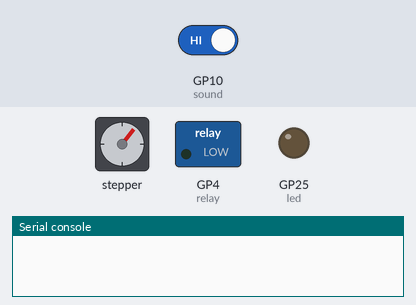
Bench run of a program on a simulated Raspberry Pi Pico running MicroPython. Parts: stepper motor, switched loads named in the program (green lamp = pin HIGH), output pins drawn as LEDs (lit = HIGH), the last lines printed to the serial console. Dashed ring = blinking. The inputs (shaded band) are chosen by the test bench; at power-on: GP10 (sound) HIGH. The stepper is drawn at 2048 steps a turn; threads take turns every 2 ms; pins used as bus, display or sensor lines are not drawn.

Above: at 1.2 s.
1.3 s: GP10 (sound) driven LOW
At 1.95 s:
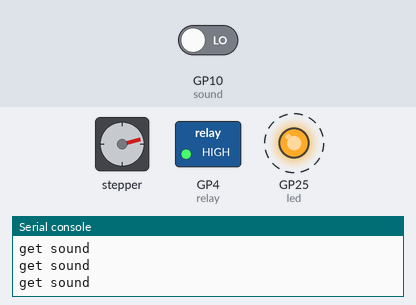
4.3 s: GP10 (sound) driven HIGH
At 4.65 s:
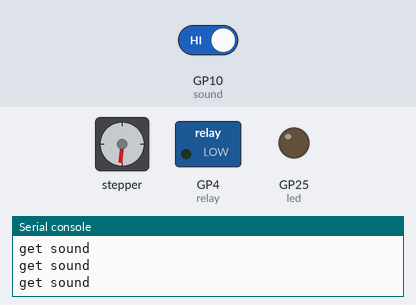
7.3 s: GP10 (sound) driven LOW
At 7.95 s:
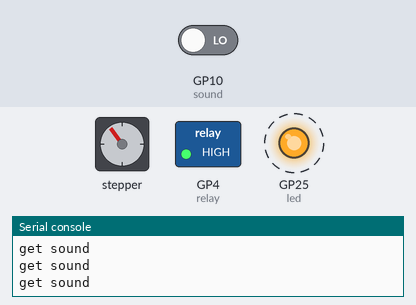
Timing chart, 0 to 19.3 s (numbered marks = the images above; inputs shaded):
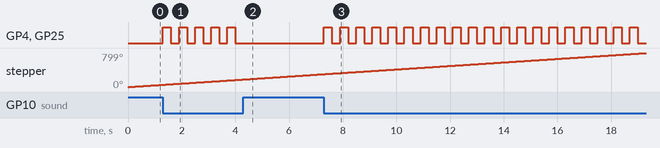

The program:

Voice_control_steppermotor.py
```python
from machine import Pin
import utime
import _thread

# Onboard LED light initialization
led = Pin(25, Pin.OUT)

# Sound sensor module pin initialization
sound = Pin(10, Pin.IN)

# Pin initialization
in1 = Pin(16, Pin.OUT)
in2 = Pin(15, Pin.OUT)
in3 = Pin(14, Pin.OUT)
in4 = Pin(13, Pin.OUT)

# Relay pin initialization
relay = Pin(4, Pin.OUT)

delay = 1

# The number of revolutions required for a lap
ROUND_VALUE = 509

# The sequence value of a four-phase eight-beat stepper motor.
STEP_VALUE = [
    [0, 0, 0, 1],
    [0, 0, 1, 1],
    [0, 0, 1, 0],
    [0, 1, 1, 0],
    [0, 1, 0, 0],
    [1, 1, 0, 0],
    [1, 0, 0, 0],
    [1, 0, 0, 1],
]

# Open on board LED
def led_on():
    led.value(1)

# Close on board LED
def led_off():
    led.value(0)

# Read the state of the sound module, return True if the sound exceeds the threshold, and return False if it does not exceed the threshold
def sound_state():
    if sound.value() == 0:
        return True
    return False

# Pin output low level
def reset():
    in1(0)
    in2(0)
    in3(0)
    in4(0)

def step_run(count):
    direction = -1     # Clockwise
    if count < 0:
        direction = 1  # Counterclockwise
        count = -count
    for x in range(count):
        for bit in STEP_VALUE[::direction]:
            in1(bit[0])
            in2(bit[1])
            in3(bit[2])
            in4(bit[3])
            utime.sleep_ms(delay)
    reset()

#If a positive integer is clockwise, negative integer is counterclockwise
def step_angle(a):
    step_run(int(ROUND_VALUE * a / 360))

# The relay is opened, COM and NO are connected on the relay, and COM and NC are disconnected.
def relay_on():
    relay(1)

# The relay is closed, the COM and NO on the relay are disconnected, and the COM and NC are connected.
def relay_off():
    relay(0)

# Run stepper motor
def task_1():
    while True:
        step_run(1)


def main():
    _thread.start_new_thread(task_1, ())
    time_point = utime.ticks_ms()

    motor_state = False
    # Loop, detect sound module
    while True:
        if sound_state() == True:
            # Sound filtering for 300 milliseconds to avoid repeated detection
            if utime.ticks_ms() - time_point >= 300:
                print("get sound")
                time_point = utime.ticks_ms()
                motor_state = not motor_state

        if motor_state:
            # Open the relay switch
            relay_on()
            led_on()
        else:
            # Close the relay switch
            relay_off()
            led_off()

try:
    main()
except KeyboardInterrupt:
    _thread.exit()
```

Measured:
- after the input at 1.3 s, GP4 (relay), GP25 (led): alternates HIGH for 0.30 s and LOW for 0.30 s, starting at once
- after the input at 4.3 s, GP4 (relay), GP25 (led): stops changing and stays LOW
- after the input at 7.3 s, GP4 (relay), GP25 (led): alternates HIGH for 0.30 s and LOW for 0.30 s, starting at once
